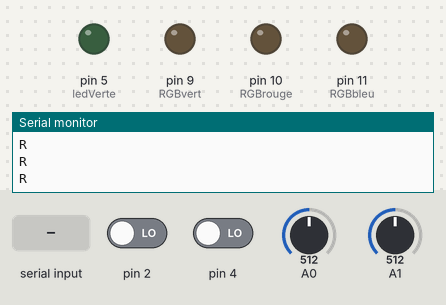
The sketch below on a simulated Arduino Uno, built with avr-gcc and run on an emulated ATmega328P. Parts: output pins drawn as LEDs (lit = HIGH), the last lines printed to the serial monitor. The test bench sets the inputs (shaded band); at power-on: A1 = 512, pin 2 LOW, pin 4 LOW, A0 = 512.

Above: at 1.2 s.
1.3 s: "v" received over Serial
At 2.0 s:
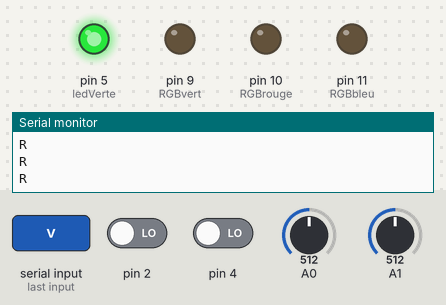
2.8 s: "e" received over Serial
At 3.4 s:
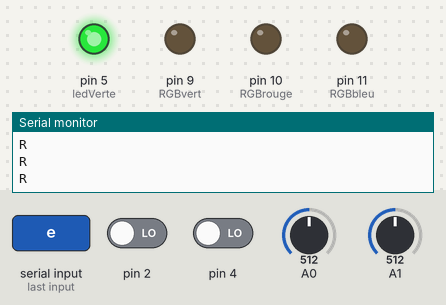
6.3 s: A1 set to 633
7.8 s: A1 set to 662
9.4 s: "e" received over Serial
At 10.3 s:
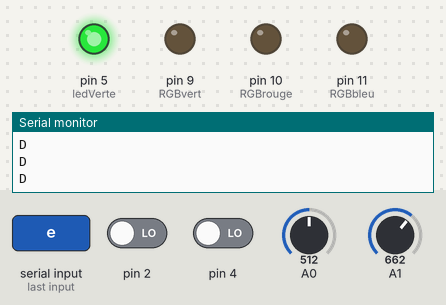
Timing chart, 0 to 12.0 s (numbered marks = the images above; inputs shaded):
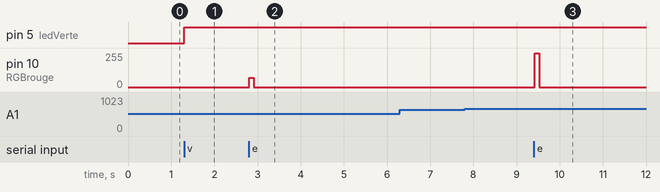

Measured:
- after the input at 1.3 s, pin 5 (ledVerte): LOW → HIGH at once
- after the input at 2.8 s, pin 10 (RGBrouge): 0/255 → 70/255 at once, → 0/255 0.10 s later
- after the input at 6.3 s, every drawn part: stays the same
- after the input at 9.4 s, pin 10 (RGBrouge): 0/255 → 255/255 at once, → 0/255 0.10 s later

The sketch:

code_manette.ino
```cpp
int valeurRetour = 0;
int ledVerte = 5;
int RGBrouge = 10;
int RGBvert = 9;
int RGBbleu = 11;
bool clignote = true;

void setup() {
  // put your setup code here, to run once:
    Serial.begin(9600);
    //led verte
    pinMode(ledVerte,OUTPUT);

    //led RVB/RGB
    pinMode(RGBbleu,OUTPUT);//bleu
    pinMode(RGBvert,OUTPUT);//vert
    pinMode(RGBrouge,OUTPUT);//rouge

    //Joystick
    pinMode(A0,INPUT);
    pinMode(A1,INPUT);
}

void loop() {
  // put your main code here, to run repeatedly:

   if(Serial.available() > 0) {
      valeurRetour = Serial.read();//valeur recu du code c++
      if(valeurRetour == 118){ // code decimal de v minuscule
        digitalWrite(ledVerte, HIGH);
      }
      if(valeurRetour == 98){ // code decimal de b minuscule
        digitalWrite(ledVerte, LOW);
      }

      if(valeurRetour == 101){ // code decimal de e minuscule
        if(clignote) {
         analogWrite(RGBrouge, 70);
         // analogWrite(RGBvert , 255);
          clignote = false;
        }
        else {
          analogWrite(RGBrouge, 255);
         // analogWrite(RGBvert , 255);
          clignote = true;
        }
      }
      if(valeurRetour == 100){ // code decimal de d minuscule
         digitalWrite(RGBrouge, LOW);
         digitalWrite(RGBbleu , LOW);
         digitalWrite(RGBvert , LOW);

      }
   }else {
     digitalWrite(RGBrouge, LOW);
     digitalWrite(RGBbleu , LOW);
     digitalWrite(RGBvert , LOW);
     //digitalWrite(ledVerte , LOW);
   }


  int sensorValueA = digitalRead(2);//on recupere la valeur du bouton "poser bombe"
 // int sensorValueB = digitalRead(3);//on recupere la valeur du bouton "utiliser bonus"
  int sensorValueC = digitalRead(4);//on recupere la valeur du bouton "start/pause"
  int sensorValueJoystickX = analogRead(A0);//Valeur x du joystick - 0 = bas _ 1024 = haut
  int sensorValueJoystickY = analogRead(A1);//Valeur y du joystick - 0 = gauche _ 1024 = droite

  if(sensorValueA == HIGH){
    Serial.println("A"); //valeur envoyee au code c++
  }
  /*if(sensorValueB == HIGH){
    Serial.println("B");
  }*/

  if(sensorValueC == HIGH ){
    Serial.println("C");
  }

  if(sensorValueJoystickX <= 350) {
     Serial.println("X");//bas
  }
  else if(sensorValueJoystickX >= 650) {
     Serial.println("H");//haut
  }

  if(sensorValueJoystickY <= 350) {

    Serial.println("G");//gauche
  }
  else if(sensorValueJoystickY >= 650) {
     Serial.println("D");//droite
  }

  if(sensorValueJoystickX > 400 && sensorValueJoystickY > 400 && sensorValueJoystickX < 600 && sensorValueJoystickY < 600){
      Serial.println("R");//reinitialisation valeur
  }

  delay(100);
}
```
